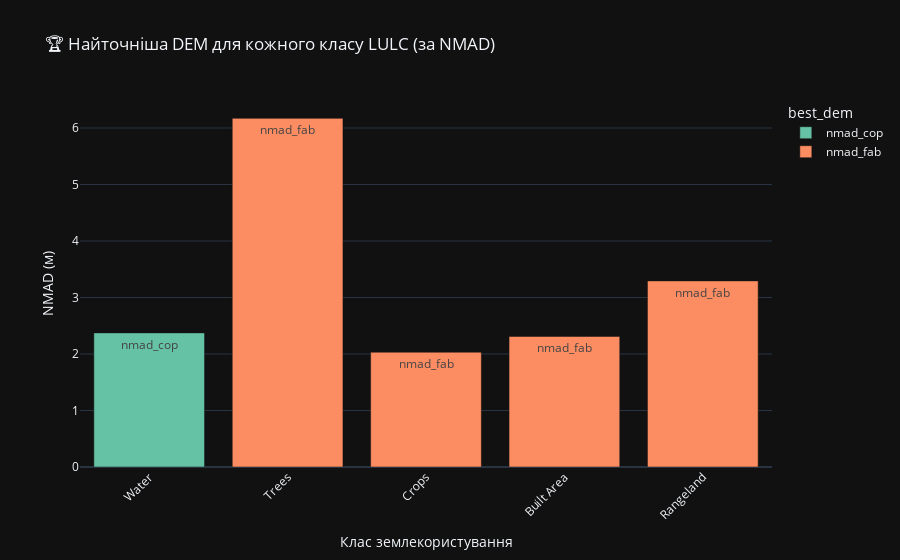

Source (notebook cell):
### Code cell
import plotly.express as px

fig = px.bar(
    grouped,
    x="name",
    y="best_nmad",
    color="best_dem",
    color_discrete_sequence=px.colors.qualitative.Set2,
    text="best_dem",
    title="🏆 Найточніша DEM для кожного класу LULC (за NMAD)"
)

fig.update_layout(
    xaxis_title="Клас землекористування",
    yaxis_title="NMAD (м)",
    xaxis_tickangle=-45,
    showlegend=True
)

fig.show()

### Figure 1 — Plotly figure (JSON) as saved in the notebook; plotly's stock layout.template omitted (floating-point values rounded to 4 significant figures)
{"data": [{"hovertemplate": "best_dem=%{text}<br>name=%{x}<br>best_nmad=%{y}<extra></extra>", "legendgroup": "nmad_cop", "marker": {"color": "rgb(102,194,165)", "pattern": {"shape": ""}}, "name": "nmad_cop", "orientation": "v", "showlegend": true, "text": ["nmad_cop"], "textposition": "auto", "x": ["Water"], "xaxis": "x", "y": [2.374], "yaxis": "y", "type": "bar"}, {"hovertemplate": "best_dem=%{text}<br>name=%{x}<br>best_nmad=%{y}<extra></extra>", "legendgroup": "nmad_fab", "marker": {"color": "rgb(252,141,98)", "pattern": {"shape": ""}}, "name": "nmad_fab", "orientation": "v", "showlegend": true, "text": ["nmad_fab", "nmad_fab", "nmad_fab", "nmad_fab"], "textposition": "auto", "x": ["Trees", "Crops", "Built Area", "Rangeland"], "xaxis": "x", "y": [6.171, 2.032, 2.311, 3.294], "yaxis": "y", "type": "bar"}], "layout": {"xaxis": {"anchor": "y", "domain": [0.0, 1.0], "title": {"text": "Клас землекористування"}, "tickangle": -45}, "yaxis": {"anchor": "x", "domain": [0.0, 1.0], "title": {"text": "NMAD (м)"}}, "legend": {"title": {"text": "best_dem"}, "tracegroupgap": 0}, "title": {"text": "🏆 Найточніша DEM для кожного класу LULC (за NMAD)"}, "barmode": "relative", "showlegend": true}}
